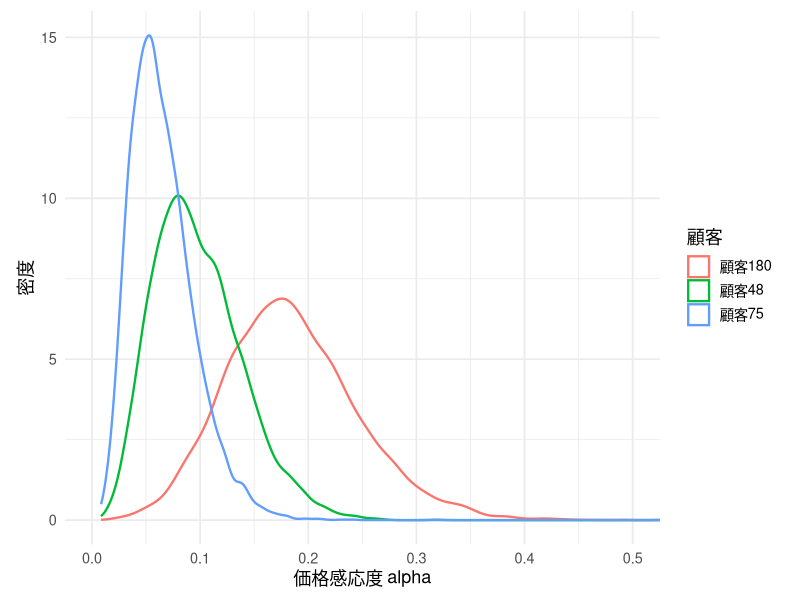
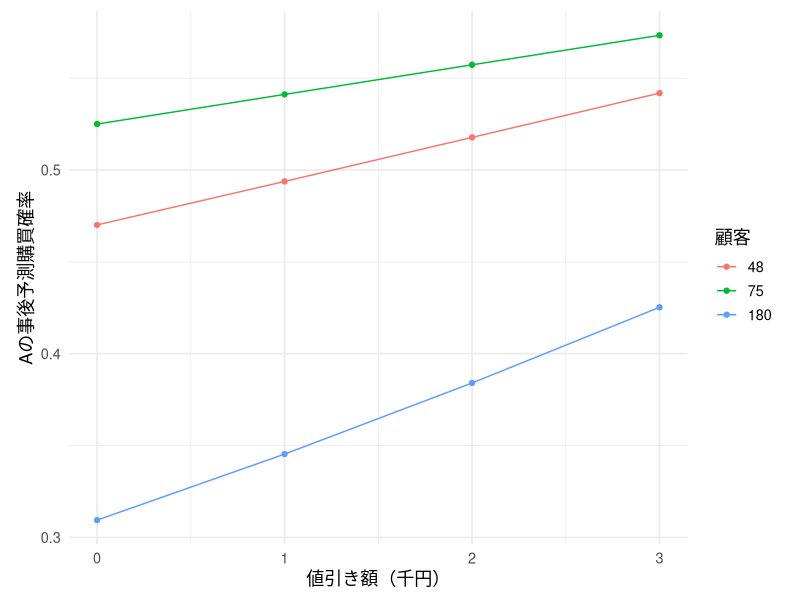
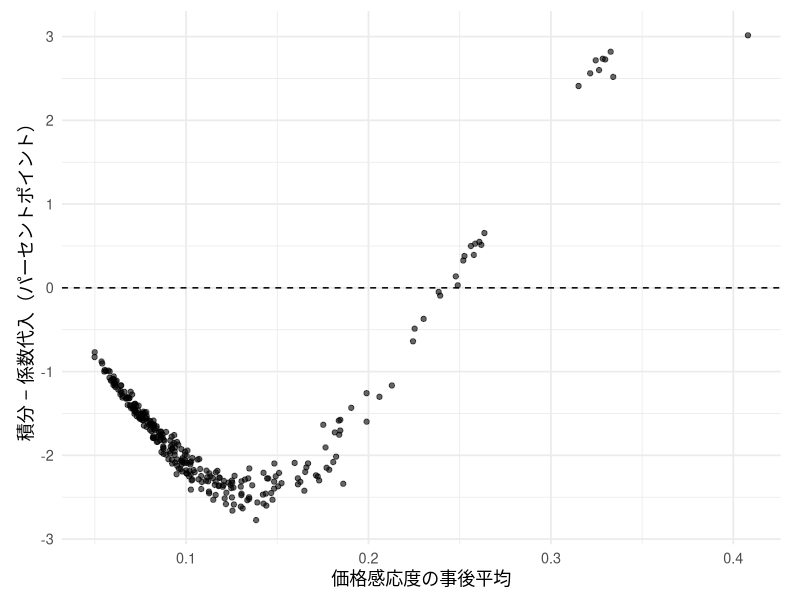
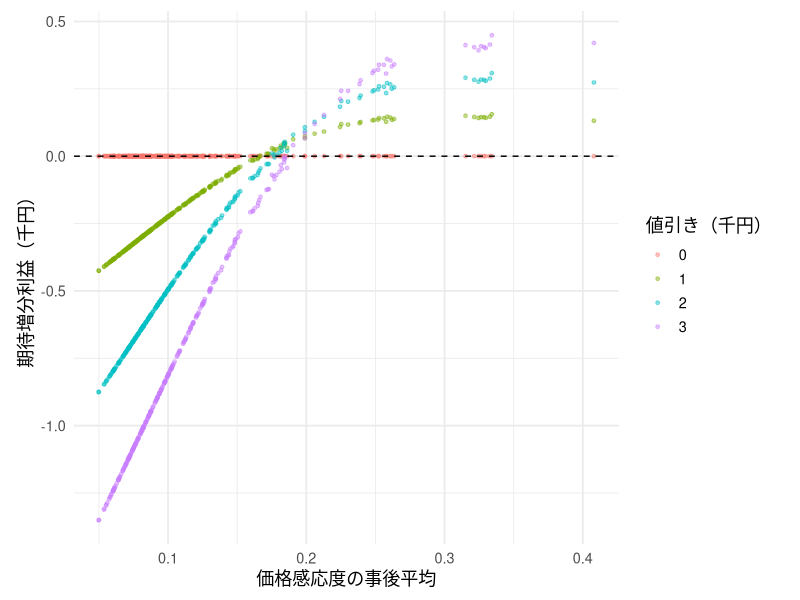
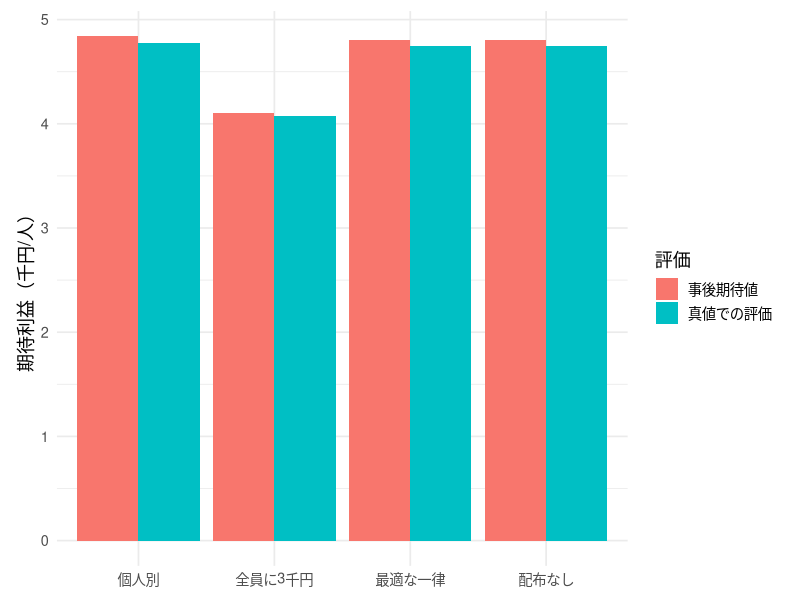
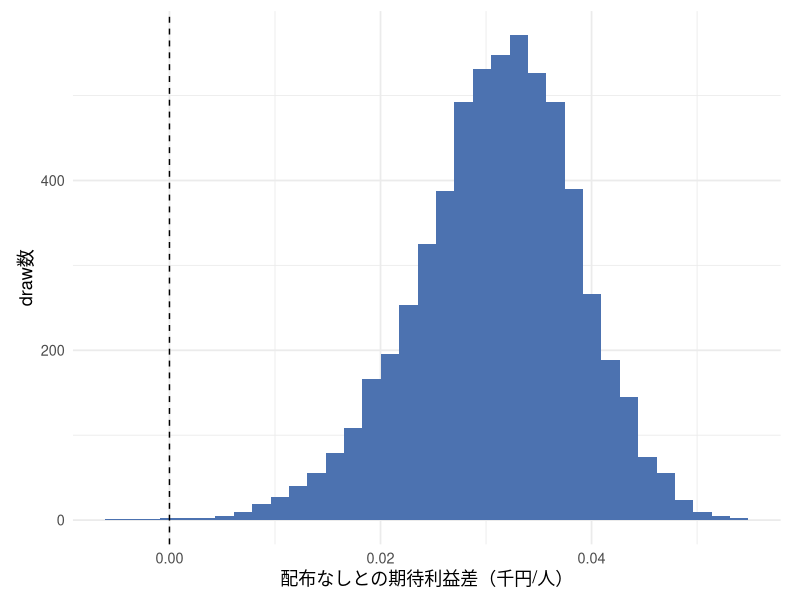
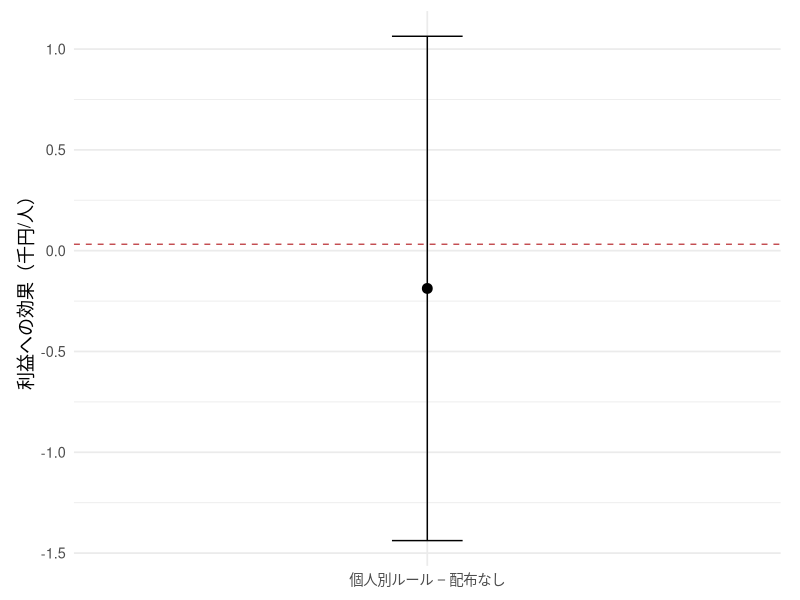
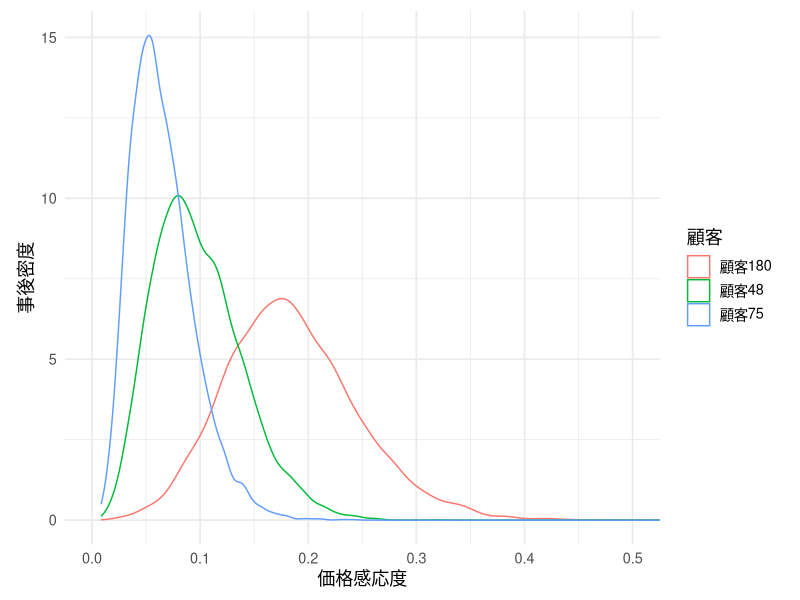

These charts were generated, in order, by the following R code:
## ---- chunk 1
#| include: false
library(ggplot2)
library(dplyr)
library(tidyr)
library(knitr)

set.seed(202610)

theme_lecture <- function() {
  fam <- if (Sys.info()[["sysname"]] == "Darwin") "Hiragino Sans" else ""
  theme_minimal(base_size = 13, base_family = fam) +
    theme(plot.margin = margin(8, 14, 8, 14))
}
theme_set(theme_lecture())
knitr::opts_chunk$set(fig.align = "center", dpi = 144)
options(scipen = 8)


# === CBC_DGP ===
choice_prob <- function(quality, price, alpha) {
  v <- quality - price * alpha
  vmax <- pmax(0, v[, 1], v[, 2])
  ev <- exp(v - vmax)
  cbind(outside = exp(-vmax), ev) / (exp(-vmax) + rowSums(ev))
}
simulate_cbc <- function(seed = 202607, N = 300, Ttrain = 8, Thold = 8) {
  set.seed(seed)
  beta_known <- c(battery12 = 0.5, nc = 0.8, major_brand = 0.3)
  mu_true <- log(0.12) - 0.6^2 / 2
  tau_true <- 0.6
  theta_true <- rnorm(N, mu_true, tau_true)
  make_tasks <- function(T) {
    id <- rep(seq_len(N), each = T)
    nr <- length(id)
    price <- matrix(sample(c(8, 12, 16), nr * 2, replace = TRUE), nr, 2)
    battery12 <- matrix(rbinom(nr * 2, 1, 0.5), nr, 2)
    nc <- matrix(rbinom(nr * 2, 1, 0.5), nr, 2)
    major_brand <- matrix(rbinom(nr * 2, 1, 0.5), nr, 2)
    quality <- beta_known[1] * battery12 + beta_known[2] * nc + beta_known[3] * major_brand
    prob <- choice_prob(quality, price, exp(theta_true[id]))
    choice <- vapply(seq_len(nr), function(r) sample(0:2, 1, prob = prob[r, ]), integer(1))
    list(id = id, price = price, battery12 = battery12, nc = nc,
         major_brand = major_brand, quality = quality, choice = choice, T = T)
  }
  list(train = make_tasks(Ttrain), test = make_tasks(Thold), N = N,
       beta_known = beta_known, theta_true = theta_true, mu_true = mu_true, tau_true = tau_true)
}
# === HB_ESTIMATION ===
individual_loglik <- function(theta, tasks, N) {
  v <- tasks$quality - tasks$price * exp(theta[tasks$id])
  vmax <- pmax(0, v[, 1], v[, 2])
  logden <- vmax + log(exp(-vmax) + rowSums(exp(v - vmax)))
  chosen <- numeric(length(tasks$choice))
  inside <- which(tasks$choice > 0)
  chosen[inside] <- v[cbind(inside, tasks$choice[inside])]
  as.vector(rowsum(chosen - logden, tasks$id, reorder = FALSE))
}
fit_hb <- function(dat, seed = 202609, n_iter = 16000, burn = 4000, thin = 4,
                   prior_mu = log(0.2), prior_mu_sd = 1.5,
                   prior_shape = 2, prior_rate = 0.5) {
  keep <- seq(burn + thin, n_iter, by = thin)
  one_chain <- function(chain) {
    set.seed(seed + chain)
    theta <- rep(prior_mu + c(-0.4, 0.4)[chain], dat$N)
    mu <- mean(theta); tau2 <- 0.5
    ll <- individual_loglik(theta, dat$train, dat$N)
    theta_draw <- matrix(NA_real_, length(keep), dat$N)
    mu_draw <- tau_draw <- numeric(length(keep))
    accepted <- numeric(dat$N); saved <- 0
    for (iteration in seq_len(n_iter)) {
      proposal <- theta + rnorm(dat$N, 0, 0.7)
      ll_new <- individual_loglik(proposal, dat$train, dat$N)
      logratio <- ll_new - ll + dnorm(proposal, mu, sqrt(tau2), log = TRUE) -
        dnorm(theta, mu, sqrt(tau2), log = TRUE)
      accept <- log(runif(dat$N)) < logratio
      theta[accept] <- proposal[accept]; ll[accept] <- ll_new[accept]
      if (iteration > burn) accepted <- accepted + accept
      variance_mu <- 1 / (dat$N / tau2 + 1 / prior_mu_sd^2)
      mean_mu <- variance_mu * (sum(theta) / tau2 + prior_mu / prior_mu_sd^2)
      mu <- rnorm(1, mean_mu, sqrt(variance_mu))
      tau2 <- 1 / rgamma(1, shape = prior_shape + dat$N / 2,
        rate = prior_rate + sum((theta - mu)^2) / 2)
      if (iteration %in% keep) {
        saved <- saved + 1
        theta_draw[saved, ] <- theta
        mu_draw[saved] <- mu; tau_draw[saved] <- sqrt(tau2)
      }
    }
    list(theta = theta_draw, mu = mu_draw, tau = tau_draw,
         acceptance = accepted / (n_iter - burn))
  }
  chains <- lapply(1:2, one_chain)
  list(theta = rbind(chains[[1]]$theta, chains[[2]]$theta),
       mu = c(chains[[1]]$mu, chains[[2]]$mu), tau = c(chains[[1]]$tau, chains[[2]]$tau),
       chain = rep(1:2, each = length(keep)), chains = chains,
       settings = c(n_iter = n_iter, burn = burn, thin = thin))
}
# === PREDICTION ===
predict_existing <- function(fit, tasks) {
  answer <- matrix(0, length(tasks$id), 3)
  for (b in seq_len(nrow(fit$theta))) {
    answer <- answer + choice_prob(tasks$quality, tasks$price, exp(fit$theta[b, tasks$id]))
  }
  answer / nrow(fit$theta)
}
predict_new <- function(fit, quality, price, n_integration = 80) {
  # 母集団パラメータの不確実性と新しい個人の異質性の両方を積分。
  nodes <- qnorm((seq_len(n_integration) - 0.5) / n_integration)
  answer <- matrix(0, nrow(price), 3)
  for (b in seq_along(fit$mu)) {
    for (z in nodes) {
      answer <- answer + choice_prob(quality, price, exp(fit$mu[b] + fit$tau[b] * z))
    }
  }
  answer / (length(fit$mu) * n_integration)
}
log_score <- function(prob, choice) -mean(log(pmax(prob[cbind(seq_along(choice), choice + 1)], 1e-12)))
split_rhat <- function(chain1, chain2) {
  n <- floor(length(chain1) / 2)
  z <- cbind(chain1[1:n], tail(chain1, n), chain2[1:n], tail(chain2, n))
  W <- mean(apply(z, 2, var)); B <- n * var(colMeans(z))
  sqrt(((n - 1) * W / n + B / n) / W)
}



dat <- simulate_cbc()
fit <- fit_hb(dat)
parameter_table <- data.frame(
  parameter = c("mu", "tau"), truth = c(dat$mu_true, dat$tau_true),
  posterior_mean = c(mean(fit$mu), mean(fit$tau)),
  lower = c(quantile(fit$mu, .025), quantile(fit$tau, .025)),
  upper = c(quantile(fit$mu, .975), quantile(fit$tau, .975)),
  split_Rhat = c(split_rhat(fit$chains[[1]]$mu,fit$chains[[2]]$mu),
                 split_rhat(fit$chains[[1]]$tau,fit$chains[[2]]$tau)))
kable(parameter_table, digits=3)
cat("holdoutの平均負の対数予測確率:",
    log_score(predict_existing(fit,dat$test),dat$test$choice),"\n")


alpha_mean <- colMeans(exp(fit$theta))
selected <- order(alpha_mean)[c(30,150,270)]
post_df <- data.frame(alpha=as.vector(exp(fit$theta[,selected])),
  customer=factor(rep(paste0("顧客",selected),each=nrow(fit$theta))))
ggplot(post_df,aes(alpha,color=customer))+geom_density(linewidth=.8)+
  coord_cartesian(xlim=c(0,.5))+labs(x="価格感応度 alpha",y="密度",color="顧客")


make_offer_tasks <- function(N, coupon) {
  list(id=seq_len(N), quality=matrix(rep(c(1.6,.8),each=N),N,2),
       price=matrix(rep(c(12-coupon,12),each=N),N,2))
}
coupons <- 0:3
cost <- 1
# draw × 顧客 × 施策。同じdrawで各施策を比較する。
q_draw <- array(NA_real_,c(nrow(fit$theta),dat$N,length(coupons)))
for (k in seq_along(coupons)) {
  tasks <- make_offer_tasks(dat$N,coupons[k])
  for (b in seq_len(nrow(fit$theta)))
    q_draw[b,,k] <- choice_prob(tasks$quality,tasks$price,exp(fit$theta[b,]))[,2]
}
q_mean <- apply(q_draw,c(2,3),mean)
profit_mean <- sweep(q_mean,2,12-coupons-cost,"*")
gain_mean <- profit_mean-profit_mean[,1]
best_index <- max.col(profit_mean,ties.method="first")
uniform_index <- which.max(colMeans(profit_mean))
chosen_coupon <- coupons[best_index]
kable(data.frame(coupon=coupons, purchase_probability=colMeans(q_mean),
                 profit=colMeans(profit_mean)),digits=4,
      caption="全員に同じクーポンを配った場合。金額は千円/人。")


curve_df <- expand.grid(coupon=coupons,customer=selected)
curve_df$prob <- mapply(function(c,i) q_mean[i,match(c,coupons)],
                       curve_df$coupon,curve_df$customer)
ggplot(curve_df,aes(coupon,prob,color=factor(customer)))+
  geom_line()+geom_point()+labs(x="値引き額（千円）",y="Aの事後予測購買確率",color="顧客")


tasks0 <- make_offer_tasks(dat$N,0)
plugin_q <- choice_prob(tasks0$quality,tasks0$price,exp(colMeans(fit$theta)))[,2]
ggplot(data.frame(alpha=alpha_mean,difference=100*(q_mean[,1]-plugin_q)),
       aes(alpha,difference))+geom_point(alpha=.6)+geom_hline(yintercept=0,linetype=2)+
  labs(x="価格感応度の事後平均",y="積分 − 係数代入（パーセントポイント）")


gain_df <- data.frame(id=rep(seq_len(dat$N),times=length(coupons)),
  alpha=rep(alpha_mean,times=length(coupons)),
  coupon=factor(rep(coupons,each=dat$N)),gain=as.vector(gain_mean))
ggplot(gain_df,aes(alpha,gain,color=coupon))+geom_point(alpha=.45,size=1)+
  geom_hline(yintercept=0,linetype=2)+
  labs(x="価格感応度の事後平均",y="期待増分利益（千円）",color="値引き（千円）")


policy_index <- list("配布なし"=rep(1,dat$N),
  "全員に3千円"=rep(4,dat$N),
  "最適な一律"=rep(uniform_index,dat$N),"個人別"=best_index)
# 真値を使うのは検算だけ。施策の選択には使わない。
truth_q <- sapply(coupons,function(c) {
  z <- make_offer_tasks(dat$N,c)
  choice_prob(z$quality,z$price,exp(dat$theta_true))[,2]
})
truth_profit <- sweep(truth_q,2,12-coupons-cost,"*")
policy_table <- data.frame(policy=names(policy_index),
  posterior=sapply(policy_index,function(k) mean(profit_mean[cbind(seq_len(dat$N),k)])),
  truth=sapply(policy_index,function(k) mean(truth_profit[cbind(seq_len(dat$N),k)])))
kable(policy_table,digits=4,caption="1人当たり期待利益（千円）")
policy_table %>% pivot_longer(c(posterior,truth),names_to="evaluation",values_to="profit") %>%
  ggplot(aes(policy,profit,fill=evaluation))+geom_col(position="dodge")+
  scale_fill_discrete(labels=c(posterior="事後期待値",truth="真値での評価"))+
 labs(x=NULL,y="期待利益（千円/人）",fill="評価")
kable(data.frame(coupon=coupons,customers=tabulate(best_index,nbins=4)),
      caption="個人別ルールが選んだクーポン")


gain_draw <- numeric(nrow(fit$theta))
for (b in seq_len(nrow(fit$theta))) {
  qb <- q_draw[b,,]
  selected_q <- qb[cbind(seq_len(dat$N),best_index)]
  gain_draw[b] <- mean((12-chosen_coupon-cost)*selected_q-(12-cost)*qb[,1])
}
ggplot(data.frame(gain=gain_draw),aes(gain))+geom_histogram(bins=35,fill="#4C72B0")+
  geom_vline(xintercept=0,linetype=2)+labs(x="配布なしとの期待利益差（千円/人）",y="draw数")
kable(data.frame(mean=mean(gain_draw),lower=quantile(gain_draw,.025),
 upper=quantile(gain_draw,.975),prob_positive=mean(gain_draw>0)),digits=4)


set.seed(202610)
D <- rbinom(dat$N,1,.5)
assigned_index <- ifelse(D==1,best_index,1)
assigned_coupon <- coupons[assigned_index]
prob_buy <- truth_q[cbind(seq_len(dat$N),assigned_index)]
bought_A <- rbinom(dat$N,1,prob_buy)
observed_profit <- (12-assigned_coupon-cost)*bought_A
ate_profit <- mean(observed_profit[D==1])-mean(observed_profit[D==0])
se_profit <- sqrt(var(observed_profit[D==1])/sum(D==1)+
                  var(observed_profit[D==0])/sum(D==0))
true_policy_effect <- mean(truth_profit[cbind(seq_len(dat$N),best_index)]-truth_profit[,1])
rct_table <- data.frame(estimate=ate_profit,lower=ate_profit-1.96*se_profit,
                       upper=ate_profit+1.96*se_profit,truth=true_policy_effect)
kable(rct_table,digits=4)
ggplot(rct_table,aes(x="個人別ルール − 配布なし",y=estimate))+
  geom_point(size=3)+geom_errorbar(aes(ymin=lower,ymax=upper),width=.12)+
  geom_hline(yintercept=true_policy_effect,color="#C44E52",linetype=2)+
  labs(x=NULL,y="利益への効果（千円/人）")

## ---- chunk 2
kable(parameter_table,digits=3)
## ---- chunk 3
ggplot(post_df,aes(alpha,color=customer))+geom_density()+coord_cartesian(xlim=c(0,.5))+
 labs(x="価格感応度",y="事後密度",color="顧客")
## ---- chunk 4
ggplot(curve_df,aes(coupon,prob,color=factor(customer)))+geom_line()+geom_point()+
 labs(x="値引き（千円）",y="Aの購買確率",color="顧客")
## ---- chunk 5
ggplot(gain_df,aes(alpha,gain,color=coupon))+geom_point(alpha=.4,size=1)+
 geom_hline(yintercept=0,linetype=2)+labs(x="価格感応度の事後平均",y="増分利益（千円）",color="値引き")
## ---- chunk 6
kable(policy_table,digits=4,row.names=FALSE)
## ---- chunk 7
ggplot(data.frame(gain=gain_draw),aes(gain))+geom_histogram(bins=30,fill="#4C72B0")+
 geom_vline(xintercept=0,linetype=2)+labs(x="配布なしとの期待利益差（千円/人）",y="draw数")
## ---- chunk 8
kable(rct_table,digits=3)
